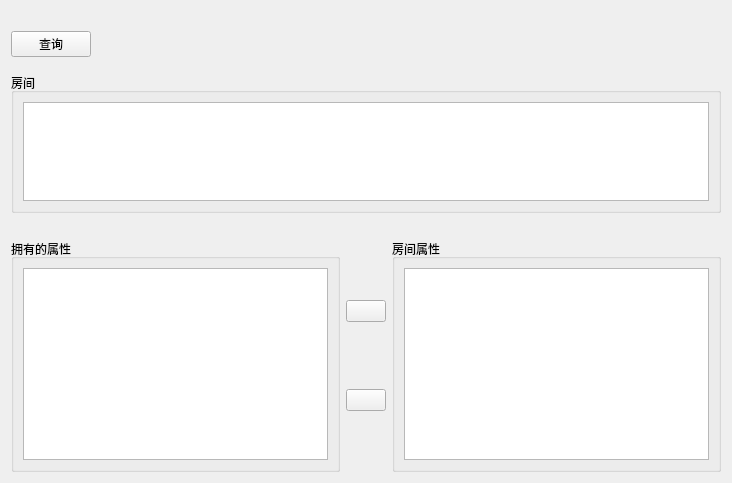
<?xml version="1.0" encoding="UTF-8"?>
<ui version="4.0">
 <class>RoomOwnAttribute</class>
 <widget class="QWidget" name="RoomOwnAttribute">
  <property name="geometry">
   <rect>
    <x>0</x>
    <y>0</y>
    <width>732</width>
    <height>483</height>
   </rect>
  </property>
  <property name="windowTitle">
   <string>Form</string>
  </property>
  <layout class="QVBoxLayout" name="verticalLayout_2" stretch="0,1,0">
   <item>
    <layout class="QHBoxLayout" name="horizontalLayout_2">
     <property name="spacing">
      <number>20</number>
     </property>
     <property name="topMargin">
      <number>20</number>
     </property>
     <property name="bottomMargin">
      <number>10</number>
     </property>
     <item>
      <widget class="QPushButton" name="btn_select">
       <property name="text">
        <string>查询</string>
       </property>
      </widget>
     </item>
     <item>
      <spacer name="horizontalSpacer">
       <property name="orientation">
        <enum>Qt::Horizontal</enum>
       </property>
       <property name="sizeHint" stdset="0">
        <size>
         <width>40</width>
         <height>20</height>
        </size>
       </property>
      </spacer>
     </item>
    </layout>
   </item>
   <item>
    <widget class="QGroupBox" name="groupBox">
     <property name="title">
      <string>房间</string>
     </property>
     <layout class="QVBoxLayout" name="verticalLayout_6">
      <item>
       <widget class="QTableView" name="room_tableview">
        <property name="selectionMode">
         <enum>QAbstractItemView::SingleSelection</enum>
        </property>
        <property name="selectionBehavior">
         <enum>QAbstractItemView::SelectRows</enum>
        </property>
        <property name="gridStyle">
         <enum>Qt::DashLine</enum>
        </property>
        <attribute name="horizontalHeaderDefaultSectionSize">
         <number>180</number>
        </attribute>
        <attribute name="horizontalHeaderStretchLastSection">
         <bool>true</bool>
        </attribute>
        <attribute name="verticalHeaderVisible">
         <bool>false</bool>
        </attribute>
        <attribute name="verticalHeaderDefaultSectionSize">
         <number>40</number>
        </attribute>
       </widget>
      </item>
     </layout>
    </widget>
   </item>
   <item>
    <layout class="QHBoxLayout" name="horizontalLayout" stretch="0,0,0">
     <property name="topMargin">
      <number>20</number>
     </property>
     <item>
      <widget class="QGroupBox" name="groupBox_2">
       <property name="title">
        <string>拥有的属性</string>
       </property>
       <layout class="QVBoxLayout" name="verticalLayout_7">
        <item>
         <widget class="QTableWidget" name="own_tablewidget">
          <property name="editTriggers">
           <set>QAbstractItemView::NoEditTriggers</set>
          </property>
          <property name="dragEnabled">
           <bool>true</bool>
          </property>
          <property name="dragDropMode">
           <enum>QAbstractItemView::NoDragDrop</enum>
          </property>
          <property name="alternatingRowColors">
           <bool>false</bool>
          </property>
          <property name="selectionMode">
           <enum>QAbstractItemView::SingleSelection</enum>
          </property>
          <property name="selectionBehavior">
           <enum>QAbstractItemView::SelectRows</enum>
          </property>
          <property name="gridStyle">
           <enum>Qt::DashLine</enum>
          </property>
          <attribute name="horizontalHeaderDefaultSectionSize">
           <number>130</number>
          </attribute>
          <attribute name="horizontalHeaderStretchLastSection">
           <bool>true</bool>
          </attribute>
          <attribute name="verticalHeaderVisible">
           <bool>false</bool>
          </attribute>
          <attribute name="verticalHeaderDefaultSectionSize">
           <number>40</number>
          </attribute>
         </widget>
        </item>
       </layout>
      </widget>
     </item>
     <item>
      <layout class="QVBoxLayout" name="verticalLayout_5">
       <item>
        <widget class="QPushButton" name="btn_add">
         <property name="text">
          <string/>
         </property>
         <property name="icon">
          <iconset resource="../../../Resources/Resources.qrc">
           <normaloff>:/images/left_arrows.png</normaloff>:/images/left_arrows.png</iconset>
         </property>
        </widget>
       </item>
       <item>
        <widget class="QPushButton" name="btn_remove">
         <property name="text">
          <string/>
         </property>
         <property name="icon">
          <iconset resource="../../../Resources/Resources.qrc">
           <normaloff>:/images/trash.png</normaloff>:/images/trash.png</iconset>
         </property>
        </widget>
       </item>
      </layout>
     </item>
     <item>
      <widget class="QGroupBox" name="groupBox_3">
       <property name="title">
        <string>房间属性</string>
       </property>
       <layout class="QVBoxLayout" name="verticalLayout_8">
        <item>
         <widget class="QTableWidget" name="tablewidget">
          <property name="editTriggers">
           <set>QAbstractItemView::NoEditTriggers</set>
          </property>
          <property name="dragEnabled">
           <bool>true</bool>
          </property>
          <property name="dragDropMode">
           <enum>QAbstractItemView::NoDragDrop</enum>
          </property>
          <property name="defaultDropAction">
           <enum>Qt::CopyAction</enum>
          </property>
          <property name="alternatingRowColors">
           <bool>false</bool>
          </property>
          <property name="selectionMode">
           <enum>QAbstractItemView::SingleSelection</enum>
          </property>
          <property name="selectionBehavior">
           <enum>QAbstractItemView::SelectRows</enum>
          </property>
          <property name="gridStyle">
           <enum>Qt::DashLine</enum>
          </property>
          <attribute name="horizontalHeaderDefaultSectionSize">
           <number>130</number>
          </attribute>
          <attribute name="horizontalHeaderStretchLastSection">
           <bool>true</bool>
          </attribute>
          <attribute name="verticalHeaderVisible">
           <bool>false</bool>
          </attribute>
          <attribute name="verticalHeaderDefaultSectionSize">
           <number>40</number>
          </attribute>
         </widget>
        </item>
       </layout>
      </widget>
     </item>
    </layout>
   </item>
  </layout>
 </widget>
 <resources>
  <include location="../../../Resources/Resources.qrc"/>
 </resources>
 <connections/>
</ui>
